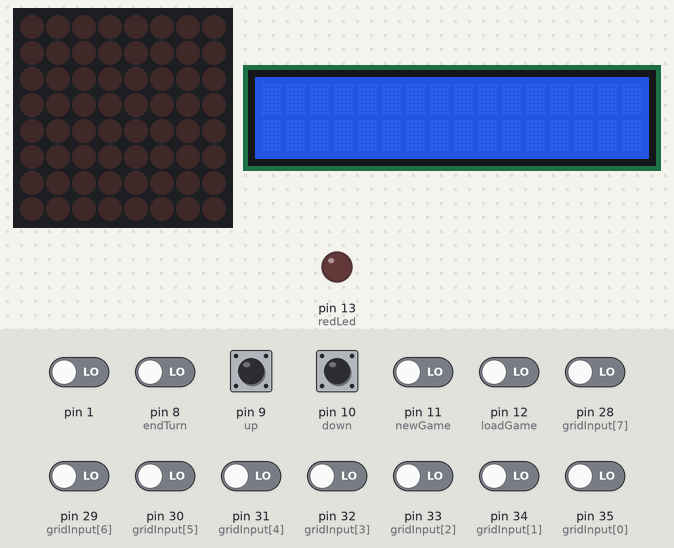
A sketch run on a simulated Arduino Mega 2560, built for the host (arithmetic inside an expression is 32-bit, double 64-bit). Shown: 8×8 LED matrix, 16×2 character LCD, output pins drawn as LEDs (lit = HIGH). Wiring (inferred from the names in the program): LED matrix (orientation assumed): rows pin 36, pin 37, pin 38, pin 39, pin 40, pin 41, pin 42, pin 43; columns pin 44, pin 45, pin 46, pin 47, pin 48, pin 49, pin 7, pin 6. The inputs (shaded band) are chosen by the test bench; at power-on: pin 1, pin 8 (endTurn), pin 9 (up), pin 10 (down), pin 11 (newGame), pin 12 (loadGame), pin 28 (gridInput[7]), pin 29 (gridInput[6]), pin 30 (gridInput[5]), pin 31 (gridInput[4]), pin 32 (gridInput[3]), pin 33 (gridInput[2]), pin 34 (gridInput[1]), pin 35 (gridInput[0]) LOW. Storage starts empty; pins used as bus, display or sensor lines are not drawn; what the sketch prints to the serial monitor is not drawn.

Above: at 1.2 s.
1.3 s: pin 12 (loadGame) driven HIGH
At 3.5 s:
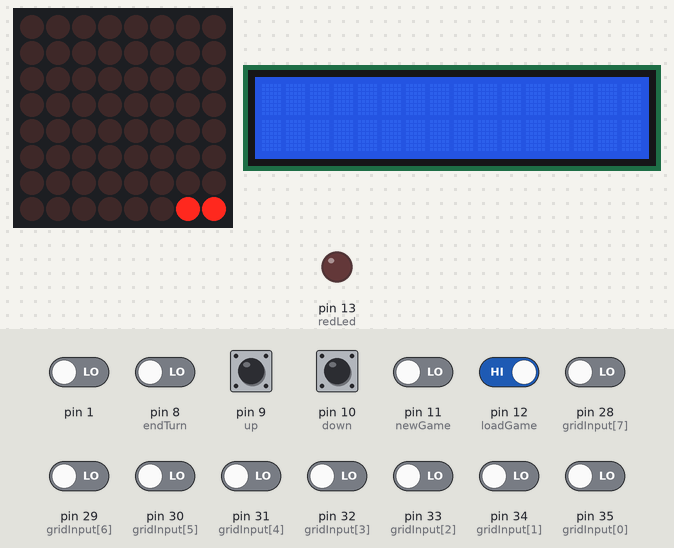
4.3 s: pin 11 (newGame) driven HIGH
At 5.8 s:
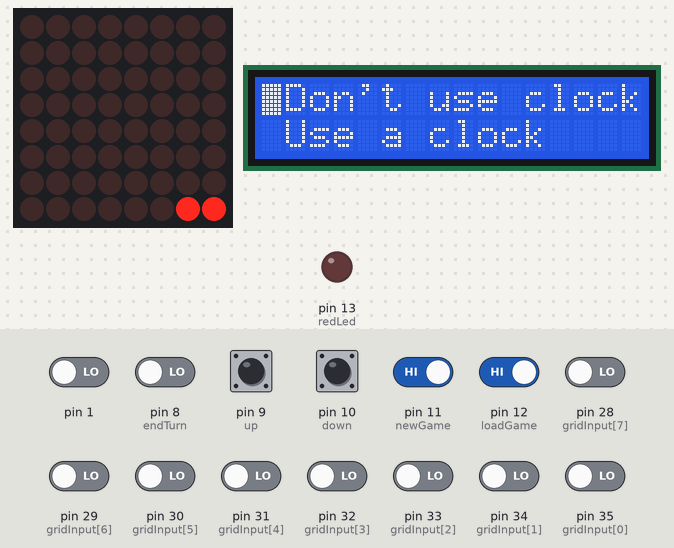
6.1 s: pin 8 (endTurn) driven HIGH
At 7.5 s:
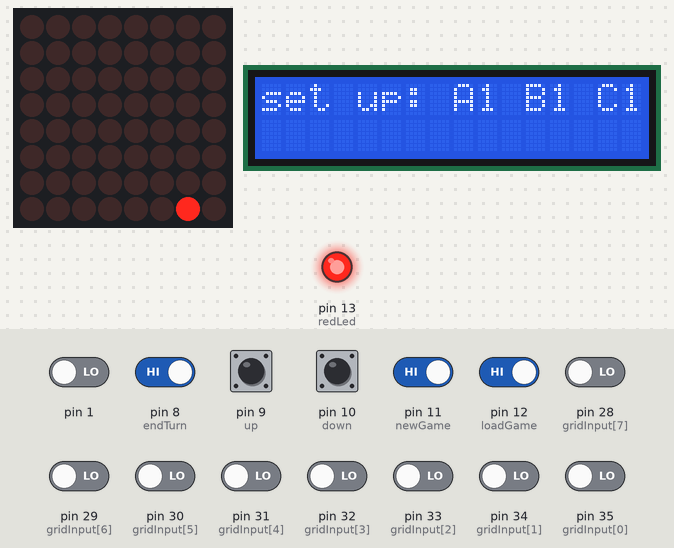
8.3 s: pin 33 (gridInput[2]) driven HIGH
10.5 s: pin 32 (gridInput[3]) driven HIGH
At 11.7 s:
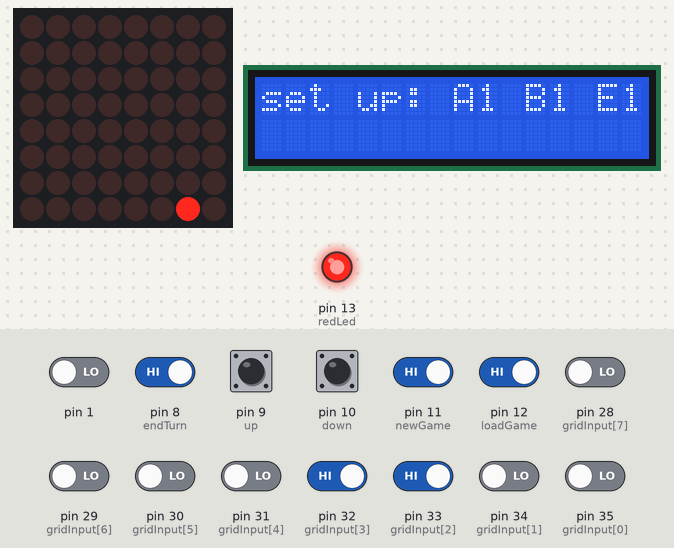
12.5 s: pin 31 (gridInput[4]) driven HIGH
Timing chart, 0 to 15.5 s (numbered marks = the images above; inputs shaded):
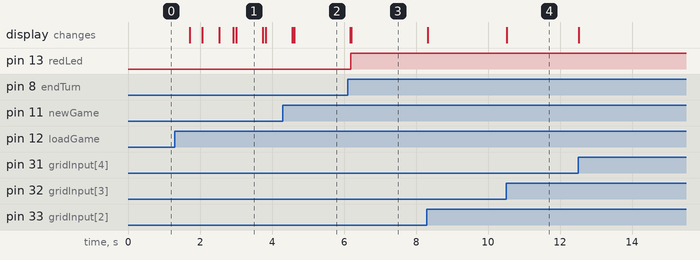

The sketch:

arduino_prototype_lcd.ino
```cpp
#include <SD.h>
#include <LiquidCrystal.h>
#include "Chess.h"
#include "Promotion.h"
#include "Symbols.h"
#include "Menu.h"
#include "Lcd.h"
#include "Leds.h"
#include "ClockMenu.h"
#include "ClockTimer.h"
#include "Clock.h"
#include "pgn.h"

char cols[8] = {
  'A','B','C','D','E','F','G','H'
};

short gridInput[8] = {
  35,34,33,32,31,30,29,28
};
short gridOutput[8] = {
  36,37,38,39,40,41,42,43
};
short ledControl[8] = {
  44,45,46,47,48,49,7,6
}; //A-C for row, A-C for column, input voltage

short nRows = 8;
short delayRead = 1;
short endTurn = 8;
short up = 9;
short down = 10;
short newGame = 11;
short loadGame = 12;
short redLed = 13;
boolean enableNew = true;
boolean enableLoad = true;
boolean enableEnd = true;
boolean enableSelect;
short gameType;
short whiteTime;
short blackTime;

Lcd lcd(27, 26, 25, 24, 23, 22);
Leds leds(ledControl);
Chess chess(delayRead, endTurn, redLed, &lcd, &leds, cols, gridInput, gridOutput);
Promotion promotion(up, down, endTurn, &lcd);
ClockMenu clockMenu(up, down, endTurn, &lcd);
ClockTimer clockTimer(up, down, endTurn, &lcd);
PGN pgn;

// for controlling loop()
#define IDLE 0
#define NEW_GAME 1
#define LOAD_GAME 2
#define SCANNING 3
#define PROMOTION 4
#define CLOCK_MENU 5
#define CLOCK_TIMER_WHITE 6
#define CLOCK_TIMER_BLACK 7
#define CLOCK_START 8
#define END_GAME 9
#define SET_UP 10
short state;

void setup() {
  Serial.begin(9600);

  for (short i = 0; i < nRows; i++) {
    pinMode(gridInput[i], INPUT);
    pinMode(gridOutput[i], OUTPUT);
  }
  pinMode(endTurn, INPUT);
  pinMode(up, INPUT);
  pinMode(down, INPUT);
  pinMode(newGame, INPUT);
  pinMode(loadGame, INPUT);
  pinMode(redLed, OUTPUT);
  digitalWrite(redLed, LOW);
  Symbols::createChars(&lcd);
  lcd.begin(16, 2);
  state = IDLE;

  //turn off LEDs if applicable
  for(short i = 0; i < 8; i++) {
    pinMode(ledControl[i], OUTPUT);
    digitalWrite(ledControl[i], LOW);
  }
}

void loop() {
  if (enableNew && digitalRead(newGame)) {
    if (!SD.exists("boot.bin")){
      Serial.println("Boot file not found");
      if (!SD.begin()) {
        Serial.println("Initialization of SD card failed");
        lcd.clear();
        lcd.print("No SD card!");
        return;
      }
      Serial.println("SD card initialized");
    }
    chess.leds->turnOff();
    chess.setRed(false);
    enableNew = false;
    state = CLOCK_MENU;
    clockMenu.reset();

  } else if (!digitalRead(newGame)) {
    enableNew = true;
  }

  if (enableLoad && digitalRead(loadGame)) {
    chess.setRed(false);
    chess.leds->turnOff();
    enableLoad = false;
    if (!SD.exists("boot.bin")){
      Serial.println("Boot file not found");
      if (!SD.begin()) {
        Serial.println("Initialization of SD card failed");
        lcd.clear();
        lcd.print("No SD card!");
        return;
      }
      Serial.println("SD card initialized");
    }

    chess.resetSetupBoard();
    state = LOAD_GAME;
    chess.loadGame();
  } else if (!digitalRead(newGame)) {
    enableLoad = true;
  }
  if (state == NEW_GAME) {
    short fileNum = 0;
    char fileName[5];
    char ret[10];
    strcpy(ret, itoa(fileNum, fileName, 10));
    strcat(ret, ".pgn");
    while (SD.exists(ret)) {
      fileNum++;
      strcpy(ret, itoa(fileNum, fileName, 10));
      strcat(ret, ".pgn");
    }

    Serial.print("Filename: ");
    Serial.println(ret);
    memcpy(chess.fileName, ret, sizeof(chess.fileName));

    if (chess.initialize()) {
      chess.startGame();
      if (gameType == ClockMenu::timer) {
        state = CLOCK_START;
        enableSelect = false;
      } else {
        state = SCANNING;
      }
    }
  } else if (state == LOAD_GAME) {
    short fileNum = 0;
    char fileName[5];
    char ret[10];
    strcpy(ret, itoa(fileNum, fileName, 10));
    strcat(ret, ".pgn");
    while (SD.exists(ret)) {
      fileNum++;
      strcpy(ret, itoa(fileNum, fileName, 10));
      strcat(ret, ".pgn");
    }

    fileNum--;
    strcpy(ret, itoa(fileNum, fileName, 10));
    strcat(ret, ".pgn");
    memcpy(chess.fileName, ret, sizeof(chess.fileName));
    Serial.println(ret);
    lcd.clear();
    lcd.print("loading...");
    lcd.setCursor(10, 0);
    lcd.blink();
    pgn.setFile(ret);
    chess.initializeBoard();
    chess.debugCurrentBoard();
    chess.whosTurn = 1;
    chess.numTurns = 0;
    while (pgn.readFile()) {
      if (chess.whosTurn == 1) {
        chess.numTurns++;
      }
      if (pgn.castle) {
        chess.moveCastle(pgn.castleKingSide);
      } else if (pgn.boardList[6] != PGN::notUsed) {
        chess.movePromotion(pgn.boardList[4], pgn.boardList[6], pgn.boardList[2], pgn.boardList[1]);
      } else {
        chess.moveAttacker(pgn.boardList[5], pgn.boardList[4], pgn.boardList[0], pgn.boardList[2], pgn.boardList[1]);
      }
      chess.debugCurrentBoard();
      chess.whosTurn *= -1;
    }
    lcd.noBlink();
    pgn.closeFile();

    Serial.println("Done recreating pgn");

    state = SET_UP;
  } else if (state == SET_UP) {
    if (chess.setupBoard()) {
      state = SCANNING;
    }
  } else if (state == SCANNING) {
    short chessLoop = chess.loop();
    if (chessLoop == Chess::loop_promotion) {
      state = PROMOTION;
      promotion.reset();
    } else if (chessLoop == Chess::loop_timeout) {
      state = IDLE;
    }
  } else if (state == PROMOTION) {
    short promotedPiece = promotion.loop();
    if (promotedPiece != 0) {
      state = SCANNING;
      chess.setPromotedPiece(promotedPiece);
    }
  } else if (state == CLOCK_MENU) {
    gameType = clockMenu.loop();
    short fileNum = 0;
    char fileName[5];
    char ret[10];
    strcpy(ret, itoa(fileNum, fileName, 10));
    strcat(ret, ".pgn");
    while (SD.exists(ret)) {
      fileNum++;
      strcpy(ret, itoa(fileNum, fileName, 10));
      strcat(ret, ".pgn");
    }

    Serial.print("Filename: ");
    Serial.println(ret);
    memcpy(chess.fileName, ret, sizeof(chess.fileName));

    if (gameType == ClockMenu::timer) {
      state = CLOCK_TIMER_WHITE;
      clockTimer.reset();
    } else if (gameType == ClockMenu::noTimer) {
      state = NEW_GAME;
      chess.newGame(-1, -1);
    }
  } else if (state == CLOCK_TIMER_WHITE) {
    whiteTime = clockTimer.loop();
    if (whiteTime != 0) {
      state = CLOCK_TIMER_BLACK;
      clockTimer.reset("black", whiteTime);
    }
  } else if (state == CLOCK_TIMER_BLACK) {
    blackTime = clockTimer.loop();
    if (blackTime != 0) {
      chess.newGame(whiteTime, blackTime);
      state = NEW_GAME;
    }
  } else if (state == CLOCK_START) {
    if (enableSelect && digitalRead(endTurn)) {
      if (chess.startClock()) {
        state = SCANNING;
      } else {
        state = NEW_GAME;
      }
    } else if (!digitalRead(endTurn)) {
      enableSelect = true;
    }
  }
}
```

Measured:
- after the input at 1.3 s, the display: first changes after 0.41 s (image 1 shows a later state)
- after the input at 4.3 s, the display: first differs from a run without the input after 0.32 s (image 2)
- after the input at 6.1 s, pin 13 (redLed): LOW → HIGH after 0.08 s; the display: first changes after 0.07 s (image 3 shows a later state)
- after the input at 10.5 s, the display: changes at once (image 4)
- what the display in image 1 shows lasts 0.7 s, from 3.0 s to 3.7 s
